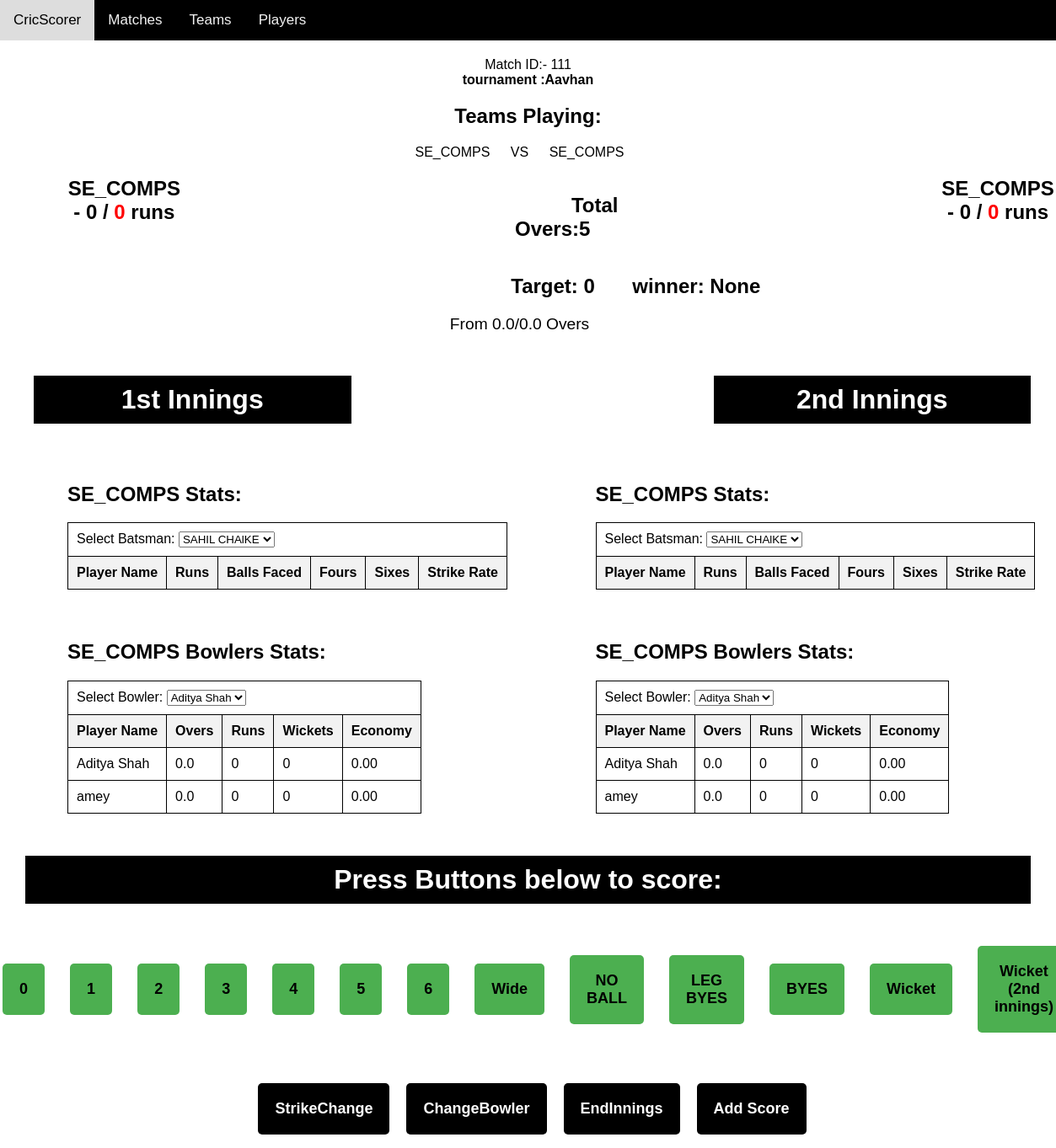
/scoring/111/, run on the app's committed database.
### scoring/models.py (models this page shows, shortened)
class Makematch(models.Model):
    tournament_name = models.ForeignKey(
        Tournament, on_delete=models.CASCADE, blank=True, default=0)
    team_1 = models.ForeignKey(
        Team, related_name="team_1", on_delete=models.CASCADE)
    team_2 = models.ForeignKey(
        Team, related_name="team_2", on_delete=models.CASCADE)
    overs=models.IntegerField(default=5,null=True)
    team_a_score = models.IntegerField(default=0)
    team_b_score = models.IntegerField(default=0)
    winner = models.ForeignKey(
        Team, related_name='winner', on_delete=models.CASCADE, null=True, blank=True)

class Tournament(models.Model):
    name = models.CharField(max_length=200, null=True)
    start_date = models.DateTimeField(null=True)
    end_date = models.DateTimeField(null=True)
    location = models.CharField(max_length=200, null=True)
    teams = models.ManyToManyField(
        'Team', blank=True, related_name='tournaments')
    def __str__(self):
        return self.name

class Team(models.Model):
    name = models.CharField(max_length=200, unique=True)
    captian_name = models.CharField(max_length=200, null=True)
    def __str__(self):
        return self.name

class Player(models.Model):
    BATSMAN = 'Batsman'
    BOWLER = 'Bowler'
    ROLE_CHOICES = [
        (BATSMAN, 'Batsman'),
        (BOWLER, 'Bowler'),
    ]
    name = models.CharField(max_length=100)
    team = models.ForeignKey(Team, on_delete=models.CASCADE)
    captain = models.BooleanField(default=False)
    role = models.CharField(max_length=7, choices=ROLE_CHOICES, default=BATSMAN)
    class Meta:
        unique_together = ('name', 'team',)

### scoring/views.py (the view)
# urls.py: path('', include('scoring.urls')),
def scoring(request, match_id):
    request.session['clear_storage'] = True
    match = get_object_or_404(Makematch, id=match_id)
    tournaments = Tournament.objects.all()
    team_a = match.team_1
    team_b = match.team_2
    overs=match.overs
    team_a_batters = Player.objects.filter(team=team_a)
    team_b_batters = Player.objects.filter(team=team_b)
    team_a_bowlers = Player.objects.filter(team=team_a, role='Bowler')
    team_b_bowlers = Player.objects.filter(team=team_b,role='Bowler')
    tournaments = match.tournament_name
    teams = Team.objects.all()
    context = {'tournaments': tournaments,
               'team_a': team_a,
               'team_b': team_b,
               'match': match,
               'team_a_batters': team_a_batters,
               'team_b_batters': team_b_batters,
               'team_a_bowlers': team_a_bowlers,
               'team_b_bowlers': team_b_bowlers,
               'tournaments': tournaments,
               'overs':overs
               }
    return render(request, 'scoring/Scoring.html', context)

### scoring/templates/scoring/Scoring.html (shortened to what this page needs)
{% load static %}
<!DOCTYPE html>
<html>
  <head>
    <link
      rel="stylesheet"
      type="text/css"
      href="{% static 'scoring/scoring.css' %}"
    />
  </head>
  <body>
    <nav class="navbar">
      <a class="active" href="{% url 'score'%}">CricScorer</a>
      <a href="#">Matches</a>
      <a href="#">Teams</a>
      <a href="#">Players</a>
    </nav>
    <div id="teams">
      <div id="Matchid" data-match-id="{{ match.id }}">
        Match ID:- {{match.id}}
        <br />
        <span name="tournament_name" id="tournament_name"
          >tournament :{{tournaments}}</span
        >
      </div>
      <h2>Teams Playing:</h2>
      <ul>
        <li>{{ match.team_1 }}</li>
        <li>VS</li>
        <li>{{ match.team_2 }}</li>
      </ul>
    </div>
    <div id="teams">
      <ul style="display: flex; ">
        <li style="margin-right: 30%; margin-left: 5%; font-weight: bold; font-size: x-large ;">
          <span name="team-a-name" id="team-a-name">{{ match.team_1 }}</span> -
          <span name="team-a-runs" id="team-a-runs">0</span><span> /</span>
          <span id="team-a-wickets">0</span> runs
        </li>
        <li>
          <h2 ><span style="margin-left: 100px;">Total Overs:</span><span id="Overs">{{match.overs}}</span></h2>
        </li>
        <li style="margin-left: 30%; font-weight: bold; font-size: x-large ;">
          <span name="team-b-name" id="team-b-name">{{ match.team_2 }}</span> -
          <span name="team-b-runs" id="team-b-runs">0</span> <span> /</span>
          <span id="team-b-wickets">0</span> runs
        </li>
      </ul>
    </div>
    <span style="padding-left: 42%; font-weight: bold; font-size: x-large; margin-left: 80px;">Target: <span id="Target">0</span></span>
    <span style="padding-left: 40px; font-weight: bold; font-size: x-large;">winner: <span id="winner_id">None</span></span>
    <div id="overs">
      <ul>
        <li style="font-size: larger;">From 0.0/0.0 Overs</li>
      </ul>
    </div>
<div style="display: flex;">
  <h1 style="margin-right: 50vh; margin-left: 5vh;">1st Innings</h1>
  <h1>2nd Innings</h1>
</div>
<div class="container">
  <div id="batters-container-a" class="batters-container" >
    <h2>{{team_a}} Stats:</h2>
    <table>
      <tr>
        <td colspan="6">
          <label for="batsman-select">Select Batsman:</label>
          <select name="batsman-select-a" id="batsman-select-a">
            {% for batter in team_a_batters %}
            <option value="{{ batter.name }}">{{ batter.name }}</option>
            {% endfor %}
          </select>
        </td>
      </tr>
      <tr>
        <th>Player Name</th>
        <th>Runs</th>
        <th>Balls Faced</th>
        <th>Fours</th>
        <th>Sixes</th>
        <th>Strike Rate</th>
      </tr>
    </table>
  </div>
      <div id="batters-container-b"  class="batters-container">
        <h2>{{team_b}} Stats:</h2>
        <table>
          <tr>
            <td colspan="6">
              <label for="batsman-select">Select Batsman:</label>
              <select name="batsman-select-b" id="batsman-select-b">
                {% for batter in team_b_batters %}
                <option value="{{ batter.name }}">{{ batter.name }}</option>
                {% endfor %}
              </select>
            </td>
          </tr>
          <tr>
            <th>Player Name</th>
            <th>Runs</th>
            <th>Balls Faced</th>
            <th>Fours</th>
            <th>Sixes</th>
            <th>Strike Rate</th>
          </tr>
        </table>
    </div>
    <div id="bowlers-container-b"  class="batters-container">
      <h2>{{team_b}} Bowlers Stats:</h2>
      <table>
        <tr>
          <td colspan="6">
            <label for="bowler-select">Select Bowler:</label>
            <select name="bowler-select-a" id="bowler-select-a">
              {% for bowler in team_b_bowlers %}
              <option value="{{ bowler.name }}">{{ bowler.name }}</option>
              {% endfor %}
            </select>
          </td>
        </tr>
        <tr>
          <th>Player Name</th>
          <th>Overs</th>
          <th>Runs</th>
          <th>Wickets</th>
          <th>Economy</th>
        </tr>
        <tbody>
          {% for bowler in team_b_bowlers %}
          <tr class="bowler-row" data-bowler-name="{{ bowler.name }}">
            <td>{{ bowler.name }}</td>
            <td class="bowler-overs">0.0</td>
            <td class="bowler-runs">0</td>
            <td class="bowler-wickets">0</td>
            <td class="bowler-economy">0.00</td>
          </tr>
          {% endfor %}
        </tbody>
      </table>
  </div>
  <div id="batters-container-b'"  class="batters-container">
    <h2>{{team_a}} Bowlers Stats:</h2>
    <table>
      <tr>
        <td colspan="6">
          <label for="bowler-select">Select Bowler:</label>
          <select name="bowler-select-b" id="bowler-select-b">
            {% for bowler in team_a_bowlers %}
            <option value="{{ bowler.name }}">{{ bowler.name }}</option>
            {% endfor %}
          </select>
        </td>
      </tr>
      <tr>
        <th>Player Name</th>
        <th>Overs</th>
        <th>Runs</th>
        <th>Wickets</th>
        <th>Economy</th>
      </tr>
      <tbody>
        {% for bowler in team_a_bowlers %}
        <tr class="bowler-row-b" data-bowler-name="{{ bowler.name }}">
          <td>{{ bowler.name }}</td>
          <td class="bowler-overs">0.0</td>
          <td class="bowler-runs">0</td>
          <td class="bowler-wickets">0</td>
          <td class="bowler-economy">0.00</td>
        </tr>
        {% endfor %}
      </tbody>
    </table>
</div>
  </div>
      <div class="container" style="display: flex;">
      <h1 style=" text-align: center;">Press Buttons below to score:</h1>
      </div>
      <div id="score-buttons"  style="justify-content: center;">
        <button id="score-btn" onclick="score(0)">0</button>
        <button  id="score-btn" onclick="score(1)">1</button>
        <button  id="score-btn" onclick="score(2)">2</button>
        <button id="score-btn" onclick="score(3)">3</button>
        <button id="score-btn" onclick="score(4)">4</button>
        <button id="score-btn" onclick="score(5)">5</button>
        <button id="score-btn" onclick="score(6)">6</button>
        <button  onclick="widenNoball()">Wide</button>
        <button onclick="widenNoball()">NO BALL</button>
        <button id="score-btn" onclick="legbyes()">LEG BYES</button>
        <button id="score-btn" onclick="legbyes()">BYES</button>
        <button id="wicket-btn1" onclick="wicket(1)">Wicket </button>
        <button id="wicket-btn2" onclick="wicket(2)" >Wicket (2nd innings)</button>
    </div>
    <div id="editing-buttons">
      <button id="strike-change-btn" >StrikeChange</button>
      <button id="bowler-change-btn" >ChangeBowler</button>
      <button onclick="displayWinner()">EndInnings</button>
      <button id="add-score-button">Add Score</button>
    </div>
  </body>
</html>

### scoring/static/scoring/scoring.css (style rules this page uses)
body { font-family: Arial, sans-serif; margin: 0; padding: 0; }
.navbar { background-color: black; overflow: hidden; }
.navbar a { float: left; display: block; color: #f2f2f2; text-align: center; padding: 14px 16px; text-decoration: none; font-size: 17px; }
.active { background-color: #4caf50; color: white; }
h1 { text-align: center; }
#teams { margin: 20px; text-align: center; }
#teams ul { list-style: none; padding: 0; margin: 0; display: inline-block; }
#teams li { display: inline-block; margin-right: 20px; }
#overs { margin: 20px; text-align: center; }
#overs ul { list-style: none; padding: 0; margin: 0; display: inline-block; }
#overs li { display: inline-block; margin-right: 20px; }
#team-a-runs, #team-b-runs { font-weight: bold; }
#team-a-wickets, #team-b-wickets { color: red; }
.batters-container { width: 50%; padding: 20px; box-sizing: border-box; float: left; }
.batters-container table { border-collapse: collapse; margin-left: 60px; }
.batters-container th, .batters-container td { border: 1px solid black; padding: 10px; }
.batters-container th { background-color: #f2f2f2; }
.batters-container h2 { margin-left: 60px; }
.container { display: flex; flex-wrap: wrap; }
h1 { text-align: center; width: 100%; padding: 10px; background-color: black; color: #fff; margin: 30px; }
#score-buttons { display: flex; justify-content: center; align-items: center; gap: 10px; margin-top: 20px; }
#score-buttons button { padding: 20px; border: none; border-radius: 5px; font-size: 18px; font-weight: bold; background-color: #4caf50; color: black; cursor: pointer; margin-left: 20px; }
#editing-buttons { display: flex; justify-content: center; align-items: center; gap: 10px; margin-top: 60px; }
#editing-buttons button { padding: 20px; border: none; border-radius: 5px; font-size: 18px; font-weight: bold; background-color: black; color: white; cursor: pointer; margin-left: 10px; }

### scoring/templates/scoring/Scoring.html (style rules this page uses)
#tournament_name { font-weight: bold; }

### data on the page
Makematch: id "111", team_1 "SE_COMPS", team_2 "SE_COMPS", overs "5"
Tournament: name "Aavhan"
Team: name "SE_COMPS"
Player: name "Aditya Shah"
Player: name "amey"

### other printed values
form field batsman-select-a "SAHIL CHAlKE"
form field batsman-select-b "SAHIL CHAlKE"
form field bowler-select-a "Aditya Shah"
form field bowler-select-b "Aditya Shah"
